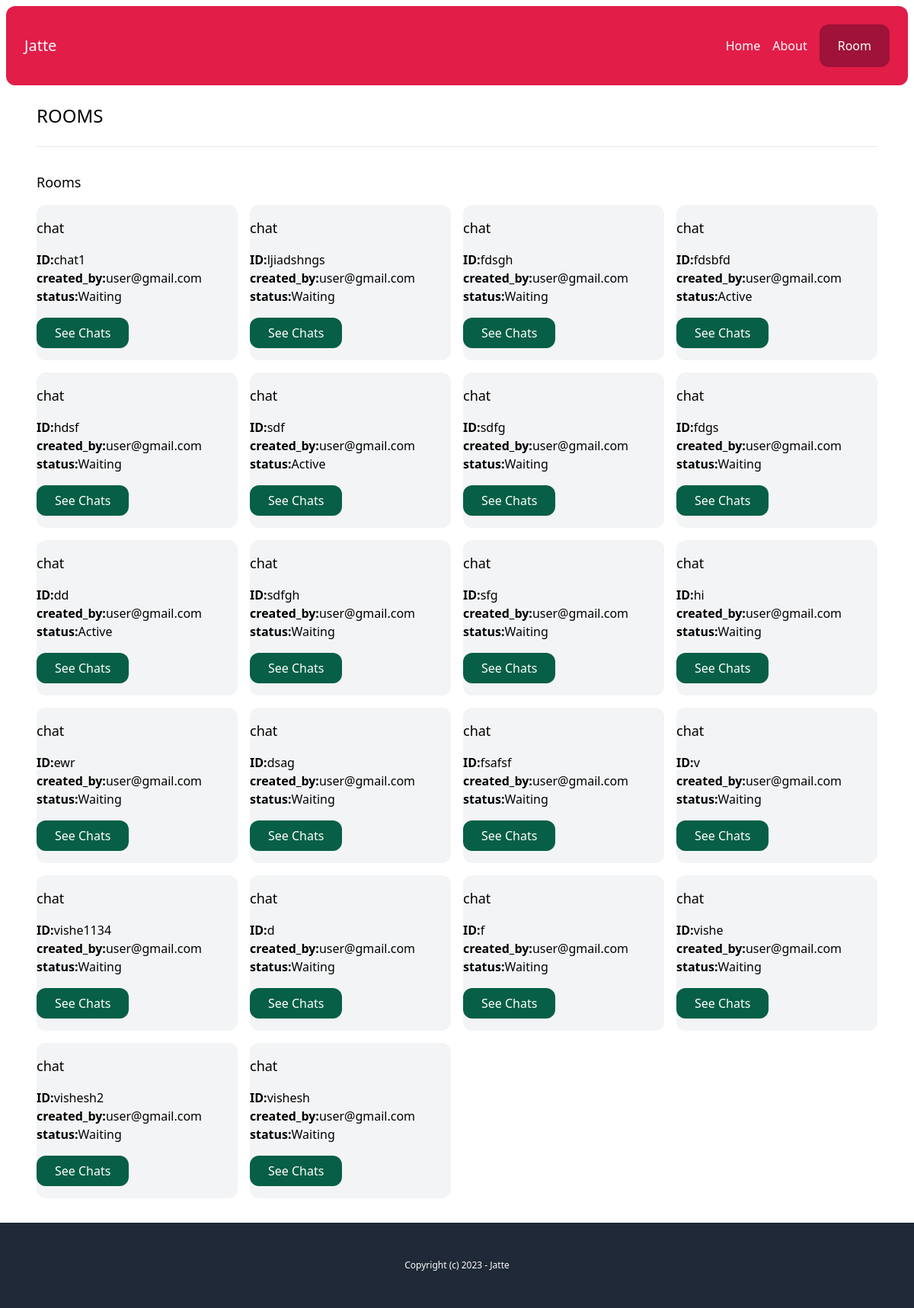
Screenshot of /rooms/ (signed in) with the database file from the repository.
### chat/models.py (models this page shows, shortened)
class Room(models.Model):
    WAITING='waiting'
    ACTIVE='active'
    CLOSED='closed'
    choices_status=(
        (WAITING,'Waiting'),
        (ACTIVE,'Active'),
        (CLOSED,'Closed')
    )
    room_name=models.CharField(max_length=255,unique=True)
    created_by=models.ForeignKey(User,on_delete=models.CASCADE)
    status=models.CharField(max_length=20,choices=choices_status,default=WAITING)
    created_at=models.DateTimeField(auto_now_add=True)
    class Meta:
        ordering=('-created_at',)

### account/models.py (models this page shows)
class User(AbstractBaseUser, PermissionsMixin):
    AGENT = 'agent'
    MANAGER = 'manager'
    ROLES_CHOICES = (
        (AGENT, 'Agent'),
        (MANAGER, 'Manager'),
    )
    id = models.UUIDField(primary_key=True, default=uuid.uuid4, editable=False)
    email = models.EmailField(unique=True)
    name = models.CharField(max_length=255, blank=True, default='')
    role = models.CharField(max_length=20, choices=ROLES_CHOICES, default=AGENT)
    is_active = models.BooleanField(default=True)
    is_superuser = models.BooleanField(default=False)
    is_staff = models.BooleanField(default=False)
    date_joined = models.DateTimeField(default=timezone.now)
    last_login = models.DateTimeField(blank=True, null=True)
    objects = CustomUserManager()
    USERNAME_FIELD = 'email'
    EMAIL_FIELD = 'email'
    REQUIRED_FIELDS = ['name']

### chat/views.py (the view)
# urls.py: path('rooms/',views.roomAll,name='rooms'),
@login_required
def roomAll(request):
    room=Room.objects.select_related('created_by').all()
    return render(request,'chat/roomsAll.html',{
        'room':room,
    })

### chat/templates/chat/roomsAll.html
{% extends 'core/base.html' %}
{% block content %}
<h1 class="text-2xl">ROOMS</h1>
<hr class="my-6">
<div class="mt-8">
    <h2 class="mb-4 text-lg">Rooms</h2>
    {% include 'chat/partials/room_list.html' %}
</div>
{% endblock %}

### chat/templates/chat/partials/room_list.html
<div class="grid grid-cols-4 gap-4 ">
        {% for ro in room %}
            <div class="py-4 rounded-xl {% if room.status == 'waiting' %} bg-emerald-100 {% elif room.status == 'active' %} bg-yellow-100 {% else %} bg-gray-100 {% endif %}">
                <h3 class="mb-4 text-lg"> chat</h3>
                <p>
                    <b>ID:</b>{{ro.room_name}} <br>
                    <b>created_by:</b>{{ro.created_by}} <br>
                    <b>status:</b>{{ro.get_status_display}} <br>
                </p>
                <a href="{% url 'room' ro.room_name %}" class="mt-4 inline-block py-2 px-6 bg-emerald-800 text-white rounded-xl">See Chats </a>
            </div>
        {% endfor %}
</div>

### rows the page displays
Room: room_name "chat1", created_by "user@gmail.com", status "Waiting"
Room: room_name "ljiadshngs", created_by "user@gmail.com", status "Waiting"
Room: room_name "fdsgh", created_by "user@gmail.com", status "Waiting"
Room: room_name "fdsbfd", created_by "user@gmail.com", status "Active"
Room: room_name "hdsf", created_by "user@gmail.com", status "Waiting"
Room: room_name "sdf", created_by "user@gmail.com", status "Active"
Room: room_name "sdfg", created_by "user@gmail.com", status "Waiting"
Room: room_name "fdgs", created_by "user@gmail.com", status "Waiting"
Room: room_name "dd", created_by "user@gmail.com", status "Active"
Room: room_name "sdfgh", created_by "user@gmail.com", status "Waiting"
Room: room_name "sfg", created_by "user@gmail.com", status "Waiting"
Room: room_name "hi", created_by "user@gmail.com", status "Waiting"
Room: room_name "ewr", created_by "user@gmail.com", status "Waiting"
Room: room_name "dsag", created_by "user@gmail.com", status "Waiting"
Room: room_name "fsafsf", created_by "user@gmail.com", status "Waiting"
Room: room_name "v", created_by "user@gmail.com", status "Waiting"
Room: room_name "vishe1134", created_by "user@gmail.com", status "Waiting"
Room: room_name "d", created_by "user@gmail.com", status "Waiting"
Room: room_name "f", created_by "user@gmail.com", status "Waiting"
Room: room_name "vishe", created_by "user@gmail.com", status "Waiting"
Room: room_name "vishesh2", created_by "user@gmail.com", status "Waiting"
Room: room_name "vishesh", created_by "user@gmail.com", status "Waiting"
